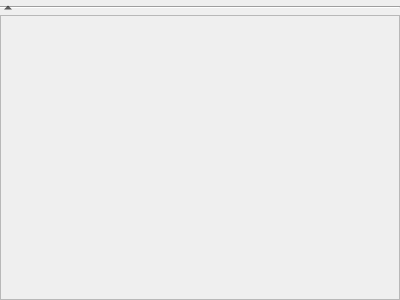
<?xml version="1.0" encoding="UTF-8"?>
<ui version="4.0">
 <class>OverlaysPreviewFrame</class>
 <widget class="QFrame" name="OverlaysPreviewFrame">
  <property name="geometry">
   <rect>
    <x>0</x>
    <y>0</y>
    <width>400</width>
    <height>300</height>
   </rect>
  </property>
  <property name="styleSheet">
   <string notr="true">background-image: url(:/img/data/parchment.jpg);</string>
  </property>
  <layout class="QVBoxLayout" name="verticalLayout">
   <property name="spacing">
    <number>0</number>
   </property>
   <property name="leftMargin">
    <number>0</number>
   </property>
   <property name="topMargin">
    <number>0</number>
   </property>
   <property name="rightMargin">
    <number>0</number>
   </property>
   <property name="bottomMargin">
    <number>0</number>
   </property>
   <item>
    <widget class="QFrame" name="frameCollapse">
     <property name="frameShape">
      <enum>QFrame::HLine</enum>
     </property>
     <property name="frameShadow">
      <enum>QFrame::Sunken</enum>
     </property>
     <layout class="QVBoxLayout" name="dividerLayout">
      <property name="spacing">
       <number>0</number>
      </property>
      <property name="leftMargin">
       <number>0</number>
      </property>
      <property name="topMargin">
       <number>0</number>
      </property>
      <property name="rightMargin">
       <number>0</number>
      </property>
      <property name="bottomMargin">
       <number>0</number>
      </property>
      <item>
       <widget class="QToolButton" name="btnCollapse">
        <property name="iconSize">
         <size>
          <width>4</width>
          <height>4</height>
         </size>
        </property>
        <property name="autoRaise">
         <bool>true</bool>
        </property>
        <property name="arrowType">
         <enum>Qt::UpArrow</enum>
        </property>
       </widget>
      </item>
     </layout>
    </widget>
   </item>
   <item>
    <widget class="QScrollArea" name="scrollOverlays">
     <property name="horizontalScrollBarPolicy">
      <enum>Qt::ScrollBarAlwaysOff</enum>
     </property>
     <property name="sizeAdjustPolicy">
      <enum>QAbstractScrollArea::AdjustToContents</enum>
     </property>
     <property name="widgetResizable">
      <bool>true</bool>
     </property>
     <widget class="QWidget" name="scrollAreaWidgetContents">
      <property name="geometry">
       <rect>
        <x>0</x>
        <y>0</y>
        <width>398</width>
        <height>281</height>
       </rect>
      </property>
      <property name="sizePolicy">
       <sizepolicy hsizetype="Minimum" vsizetype="Preferred">
        <horstretch>0</horstretch>
        <verstretch>0</verstretch>
       </sizepolicy>
      </property>
     </widget>
    </widget>
   </item>
  </layout>
 </widget>
 <resources/>
 <connections/>
</ui>
